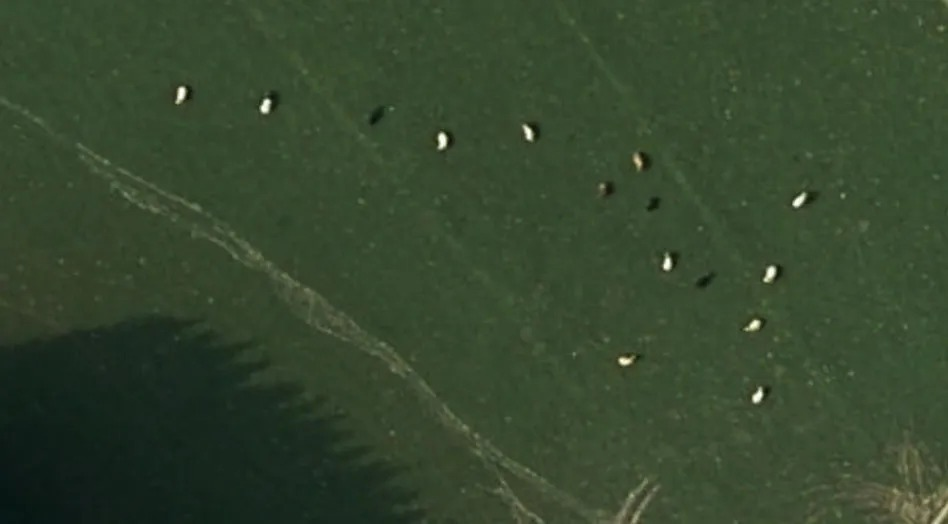
#> input picture images2.jpeg, 948 x 524 px
$ python grayScale.py
#> lines starting #> are read from the running program, lines starting #| are printed output that depends on the picture
import cv2 as cv
import matplotlib.pyplot as plt

img = cv.imread("images2.jpeg")
#> img is the input picture: shape (524, 948, 3); mean B, G, R 45.9, 70.4, 53.1
b,g,r = cv.split(img)
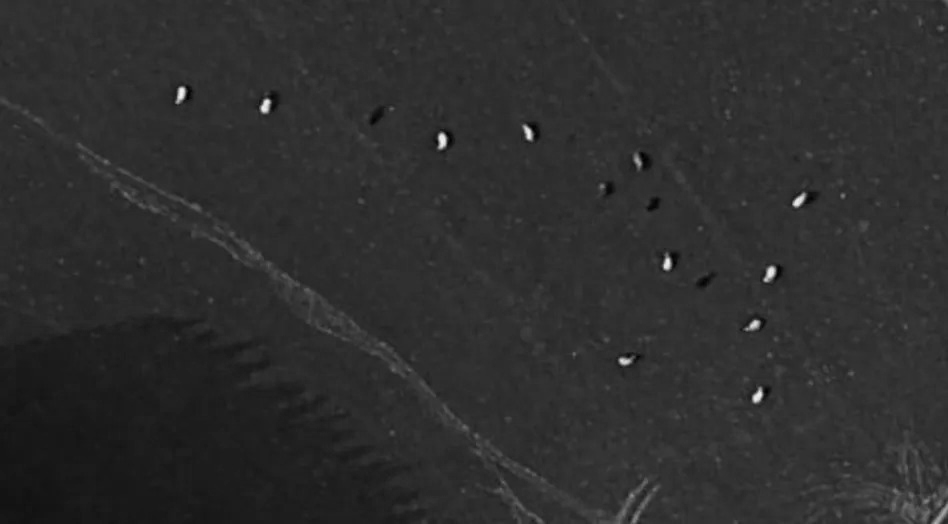
#> b: shape (524, 948); min 0, max 243, mean 45.9
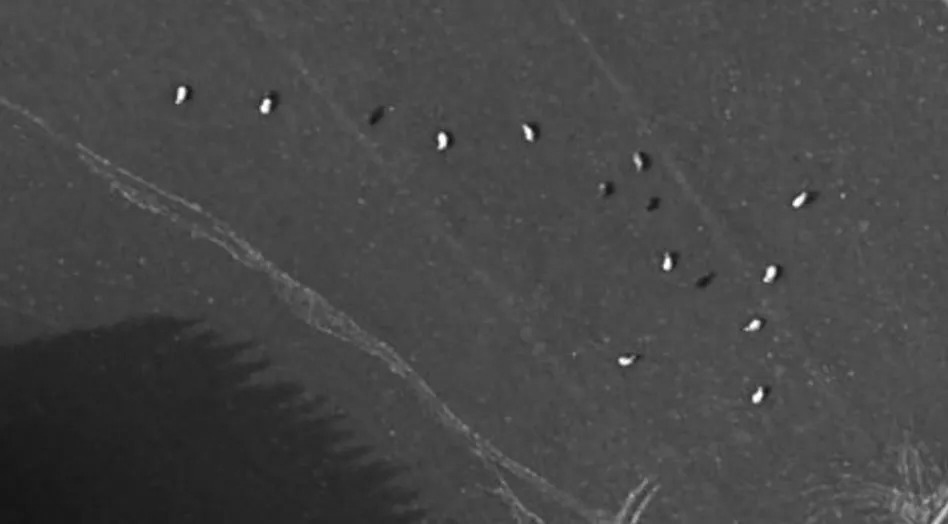
#> g: shape (524, 948); min 16, max 255, mean 70.4

plt.figure()
plt.subplot(131)
plt.imshow(b, cmap='gray')
plt.title('blue')

plt.subplot(132)
plt.imshow(g, cmap='gray')
plt.title('green')

plt.subplot(133)
plt.imshow(r, cmap='gray')
plt.title('red')

plt.show()
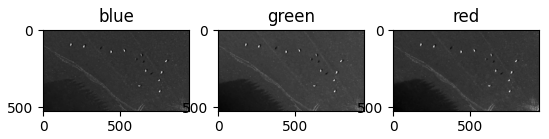
#> figure drawn by matplotlib, 3 panels
